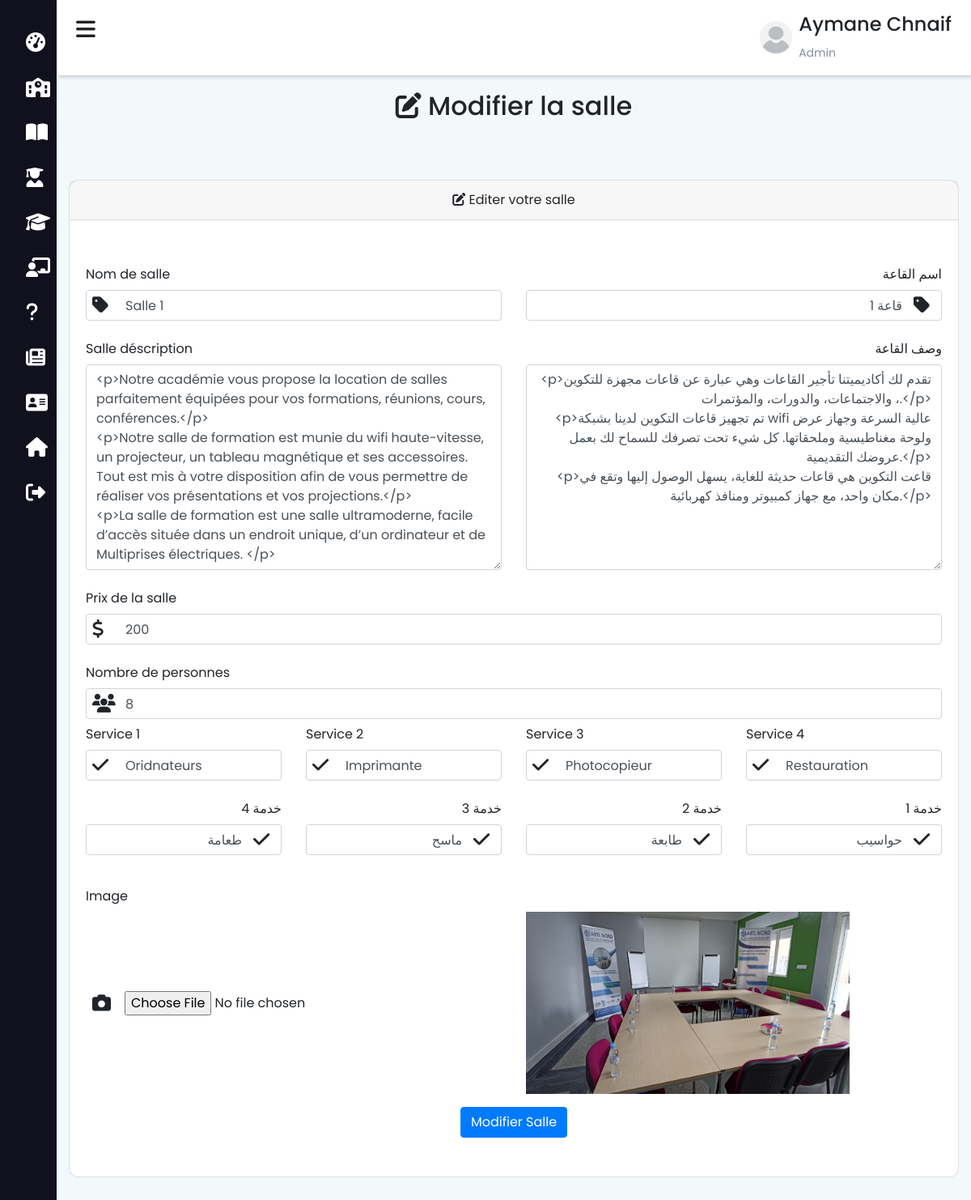
The page /admin/modifier-salle?id=10 (signed in) on the database its author committed.
### tables this page shows
CREATE TABLE `salle` (
  `sal_id` int(11) NOT NULL,
  `sal_nom` varchar(200) NOT NULL,
  `sal_nom_arab` text NOT NULL,
  `sal_desc` text NOT NULL,
  `sal_desc_arab` text NOT NULL,
  `sal_prix` float NOT NULL,
  `sal_personne` int(11) NOT NULL,
  `sal_image` varchar(200) NOT NULL,
  `sal_service` varchar(200) NOT NULL,
  `sal_service_arab` varchar(200) NOT NULL,
  `sal_service2` varchar(200) NOT NULL,
  `sal_service2_arab` varchar(200) NOT NULL,
  `sal_service3` varchar(200) NOT NULL,
  `sal_service3_arab` varchar(200) NOT NULL,
  `sal_service4` varchar(200) NOT NULL,
  `sal_service4_arab` varchar(200) NOT NULL
);

### admin/modifier-salle.php (the view, shortened to what the rows shown need)
<?php include_once "../session.php"; ?>
<?php
$salles = $data->getSalleModify();
foreach ($salles as $salle) {
        $salle_nom = $salle['sal_nom'];
        $salle_nom_arab = $salle['sal_nom_arab'];
        $salle_descr = $salle['sal_desc'];
        $salle_descr_arab = $salle['sal_desc_arab'];
        $salle_prix = $salle['sal_prix'];
        $salle_personne = $salle['sal_personne'];
        $image = $salle['sal_image'];
        $salle_service1 = $salle['sal_service'];
        $salle_service2 = $salle['sal_service2'];
        $salle_service3 = $salle['sal_service3'];
        $salle_service4 = $salle['sal_service4'];
        $salle_service1_arab = $salle['sal_service_arab'];
        $salle_service2_arab = $salle['sal_service2_arab'];
        $salle_service3_arab = $salle['sal_service3_arab'];
        $salle_service4_arab = $salle['sal_service4_arab'];
}
?>
<!DOCTYPE html>
<html lang="fr">
<head>
    <?php
        include_once "../includes/header.php";
    ?>
</head>
<body>
    <div class="main-content">
        <header>
            <?php include 'admin.php' ;?>
        </header>
        <div class="container mt-5 pt-5">
            <div class="text-center py-3">
                <h2><i class="fas fa-edit"></i> Modifier la salle</h2>
            </div>
            <div class="row justify-content-center">
                <div class="col-md-12 my-5">
                    <div class="card card-position">
                        <div class="card-body py-5 w-100">
                            <form action="" method="POST" enctype="multipart/form-data">
                                <div class="row">
                                    <div class="col-lg-6">
                                        <div class="row mb-3">
                                            <div class="col-md-12">
                                                <div class="d-flex">
                                                    <i class="fas fa-tag position-awesome"></i>
                                                    <input id="nom_salle" type="text" class="form-control pl-5" name="nom_salle" value="<?php echo $salle_nom ?>" autocomplete="titre" required>
                                                </div>
                                            </div>
                                        </div>
                                    </div>
                                    <div class="col-lg-6">
                                        <div class="row mb-3 text-right" lang="ar">
                                            <div class="col-md-12">
                                                <div class="float-right">
                                                    <i class="fas fa-tag position-awesome-arab"></i>
                                                </div>
                                                <input id="nom_salle_arab" type="text" class="form-control pr-5 text-right" name="nom_salle_arab" value="<?php echo $salle_nom_arab ?>" autocomplete="titre" required>
                                            </div>
                                        </div>
                                    </div>
                                    <div class="col-lg-6">
                                        <div class="row mb-3">
                                            <div class="col-md-12">
                                                <textarea rows="10" class="form-control" id="editor" name="salle_descr" value="" autocomplete="texte" required><?php echo $salle_descr ?></textarea>
                                            </div>
                                        </div>
                                    </div>
                                    <div class="col-lg-6">
                                        <div class="row mb-3 text-right" lang="ar">
                                            <div class="col-md-12">
                                                <textarea rows="10" class="form-control text-right" id="editor2" name="salle_descr_arab" value="" autocomplete="texte" required><?php echo $salle_descr_arab ?></textarea>
                                            </div>
                                        </div>
                                    </div>
                                </div>
                                <div class="row mb-3">
                                    <div class="col-md-12">
                                        <div class="d-flex">
                                            <i class="fas fa-dollar-sign position-awesome"></i>
                                            <input id="salle_prix" type="number" min="1" class="form-control pl-5" name="salle_prix" value="<?php echo $salle_prix ?>" autocomplete="prix" required>
                                        </div>
                                    </div>
                                </div>
                                <div class="row mb-3">
                                    <div class="col-md-12">
                                        <div class="d-flex">
                                            <i class="fas fa-users position-awesome"></i>
                                            <input id="salle_personne" type="number" min="1" class="form-control pl-5" name="salle_personne" value="<?php echo $salle_personne ?>" autocomplete="titre" required>
                                        </div>
                                    </div>
                                    <div class="col-lg-3">
                                        <div class="row mb-3">
                                            <div class="col-md-12">
                                                <div class="d-flex">
                                                    <i class="fas fa-check position-awesome"></i>
                                                    <input id="salle-service1" type="text" class="form-control pl-5" value="<?php echo $salle_service1 ?>" name="salle_service1" autocomplete="prenom" placeholder="Service 1">
                                                </div>
                                            </div>
                                        </div>
                                    </div>
                                    <div class="col-lg-3">
                                        <div class="row mb-3">
                                            <div class="col-md-12">
                                                <div class="d-flex">
                                                    <i class="fas fa-check position-awesome"></i>
                                                    <input id="salle-service2" type="text" class="form-control pl-5" value="<?php echo $salle_service2 ?>" name="salle_service2" autocomplete="nom" placeholder="Service 2">
                                                </div>
                                            </div>
                                        </div>
                                    </div>
                                    <div class="col-lg-3">
                                        <div class="row mb-3">
                                            <div class="col-md-12">
                                                <div class="d-flex">
                                                    <i class="fas fa-check position-awesome"></i>
                                                    <input id="salle-service3" type="text" class="form-control pl-5" value="<?php echo $salle_service3 ?>" name="salle_service3" autocomplete="prenom" placeholder="Service 3">
                                                </div>
                                            </div>
                                        </div>
                                    </div>
                                    <div class="col-lg-3">
                                        <div class="row mb-3">
                                            <div class="col-md-12">
                                                <div class="d-flex">
                                                    <i class="fas fa-check position-awesome"></i>
                                                    <input id="salle-service4" type="text" class="form-control pl-5" value="<?php echo $salle_service4 ?>" name="salle_service4" autocomplete="nom" placeholder="Service 4">
                                                </div>
                                            </div>
                                        </div>
                                    </div>
                                    <div class="col-lg-3">
                                        <div class="row mb-3 text-right" lang="ar">
                                            <div class="col-md-12">
                                                <div class="float-right">
                                                    <i class="fas fa-check position-awesome-arab"></i>
                                                </div>
                                                <input id="salle-service4_arab" type="text" class="form-control pr-5 text-right" value="<?php echo $salle_service4_arab ?>" name="salle_service4_arab" autocomplete="nom" placeholder="Service 8">
                                            </div>
                                        </div>
                                    </div>
                                    <div class="col-lg-3">
                                        <div class="row mb-3 text-right" lang="ar">
                                            <div class="col-md-12">
                                                <div class="float-right">
                                                    <i class="fas fa-check position-awesome-arab"></i>
                                                </div>
                                                <input id="salle-service3_arab" type="text" class="form-control pr-5 text-right" value="<?php echo $salle_service3_arab ?>" name="salle_service3_arab" autocomplete="prenom" placeholder="Service 7">
                                            </div>
                                        </div>
                                    </div>
                                    <div class="col-lg-3">
                                        <div class="row mb-3 text-right" lang="ar">
                                            <div class="col-md-12">
                                                <div class="float-right">
                                                    <i class="fas fa-check position-awesome-arab"></i>
                                                    <input id="salle-service2_arab" type="text" class="form-control pr-5 text-right" value="<?php echo $salle_service2_arab ?>" name="salle_service2_arab" autocomplete="nom" placeholder="Service 6">
                                                </div>
                                            </div>
                                        </div>
                                    </div>
                                    <div class="col-lg-3">
                                        <div class="row mb-3 text-right" lang="ar">
                                            <div class="col-md-12">
                                                <div class="float-right">
                                                    <i class="fas fa-check position-awesome-arab"></i>
                                                    <input id="salle-service1_arab" type="text" class="form-control pr-5 text-right" value="<?php echo $salle_service1_arab ?>" name="salle_service1_arab" autocomplete="prenom" placeholder="Service 5">
                                                </div>
                                            </div>
                                        </div>
                                    </div>
                                </div>
                                <div class="row mb-3 align-items-center">
                                    <div class="col-md-6">
                                        <img src="../images/salles/<?php echo $image ?>" alt="" style="width:400px; height:225px" id="image_display">
                                    </div>
                                </div>
                            </form>
                        </div>
                    </div>
                </div>
            </div>
        </div>
    </div>
</body>
</html>

### rows shown on the page
salle: nom_salle "Salle 1", nom_salle_arab "قاعة 1", salle_descr "<p>Notre académie vous propose la location de salles parfaitement équipées pour vos formations, réunions, cours, conférences.</p> <p>Notre salle de formation est munie du wifi haute-vitesse, un projecteur, un tableau magnétique et ses accessoires. Tout est mis à votre disposition afin de vous permettre de réaliser vos présentations et vos projections.</p> <p>La salle de formation est une salle ultramoderne, facile d’accès située dans un endroit unique, d’un ordinateur et de Multiprises électriques. </p>", salle_descr_arab "<p>تقدم لك أكاديميتنا تأجير القاعات وهي عبارة عن قاعات مجهزة للتكوين ، والاجتماعات، والدورات، والمؤتمرات.</p> <p>تم تجهيز قاعات التكوين لدينا بشبكة wifi عالية السرعة وجهاز عرض ولوحة مغناطيسية وملحقاتها. كل شيء تحت تصرفك للسماح لك بعمل عروضك التقديمية.</p> <p>قاعت التكوين هي قاعات حديثة للغاية، يسهل الوصول إليها وتقع في مكان واحد، مع جهاز كمبيوتر ومنافذ كهربائية.</p>", salle_prix "200", salle_personne "8", salle_service1 "Oridnateurs", salle_service2 "Imprimante", salle_service3 "Photocopieur", salle_service4 "Restauration", salle_service4_arab "طعامة", salle_service3_arab "ماسح", salle_service2_arab "طابعة", salle_service1_arab "حواسيب", sal_image (picture)

### other values the page prints
$_SESSION['prenom'] "Aymane"
$_SESSION['nom'] "Chnaif"
